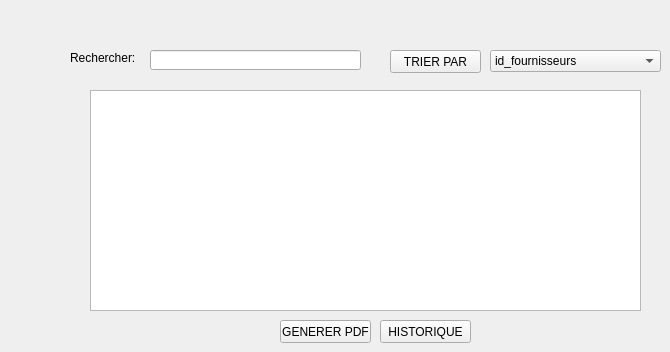
      <widget class="QWidget" name="tab_2">
       <attribute name="title">
        <string>Afficher les Fournisseur</string>
       </attribute>
       <widget class="QLineEdit" name="A_recherche">
        <property name="geometry">
         <rect>
          <x>150</x>
          <y>50</y>
          <width>211</width>
          <height>20</height>
         </rect>
        </property>
       </widget>
       <widget class="QPushButton" name="generer_pdf">
        <property name="geometry">
         <rect>
          <x>280</x>
          <y>320</y>
          <width>91</width>
          <height>23</height>
         </rect>
        </property>
        <property name="text">
         <string>GENERER PDF</string>
        </property>
       </widget>
       <widget class="QPushButton" name="trierf">
        <property name="geometry">
         <rect>
          <x>390</x>
          <y>50</y>
          <width>91</width>
          <height>23</height>
         </rect>
        </property>
        <property name="text">
         <string>TRIER PAR</string>
        </property>
       </widget>
       <widget class="QTableView" name="tableView">
        <property name="geometry">
         <rect>
          <x>90</x>
          <y>90</y>
          <width>551</width>
          <height>221</height>
         </rect>
        </property>
       </widget>
       <widget class="QPushButton" name="historiquef">
        <property name="geometry">
         <rect>
          <x>380</x>
          <y>320</y>
          <width>91</width>
          <height>23</height>
         </rect>
        </property>
        <property name="text">
         <string>HISTORIQUE</string>
        </property>
       </widget>
       <widget class="QComboBox" name="A_comboBox">
        <property name="geometry">
         <rect>
          <x>490</x>
          <y>50</y>
          <width>171</width>
          <height>22</height>
         </rect>
        </property>
        <item>
         <property name="text">
          <string>id_fournisseurs</string>
         </property>
        </item>
        <item>
         <property name="text">
          <string>nom</string>
         </property>
        </item>
        <item>
         <property name="text">
          <string>categorie</string>
         </property>
        </item>
        <item>
         <property name="text">
          <string>num</string>
         </property>
        </item>
        <item>
         <property name="text">
          <string/>
         </property>
        </item>
       </widget>
       <widget class="QLabel" name="label_7">
        <property name="geometry">
         <rect>
          <x>70</x>
          <y>50</y>
          <width>81</width>
          <height>16</height>
         </rect>
        </property>
        <property name="text">
         <string>Rechercher:</string>
        </property>
       </widget>
      </widget>
